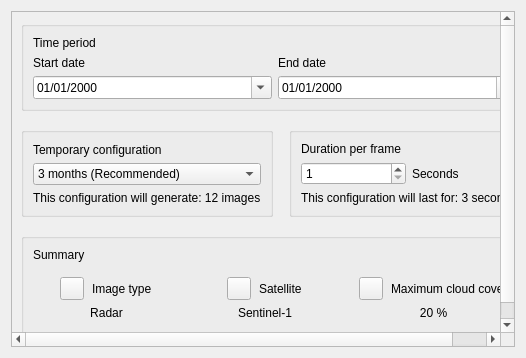
<ui version="4.0">
    <class>VideoTimeLapse</class>
    <widget class="QWidget" name="VideoTimeLapse">
        <layout class="QVBoxLayout">
            <item>
                <widget class="QScrollArea">
                    <property name="widgetResizable">
                        <bool>true</bool>
                    </property>
                    <widget class="QWidget">
                        <layout class="QVBoxLayout">
                            <property name="spacing">
                                <number>16</number>
                            </property>
                            <property name="class" stdset="0">
                                <string>scroll_content</string>
                            </property>

                            <item>
                                <widget class="QGroupBox">
                                    <property name="title">
                                        <string></string>
                                    </property>
                                    <layout class="QGridLayout">
                                        <item row="0" column="0" colspan="2">
                                            <widget class="QLabel">
                                                <property name="text">
                                                    <string>Time period</string>
                                                </property>
                                                <property name="class" stdset="0">
                                                    <string>group_title</string>
                                                </property>
                                            </widget>
                                        </item>
                                        <item row="1" column="0">
                                            <widget class="QLabel">
                                                <property name="text">
                                                    <string>Start date</string>
                                                </property>
                                            </widget>
                                        </item>
                                        <item row="1" column="1">
                                            <widget class="QLabel">
                                                <property name="text">
                                                    <string>End date</string>
                                                </property>
                                            </widget>
                                        </item>

                                        <item row="2" column="0">
                                            <widget class="QDateEdit">
                                                <property name="calendarPopup">
                                                    <bool>true</bool>
                                                </property>
                                                <property name="displayFormat">
                                                    <string>dd/MM/yyyy</string>
                                                </property>
                                                <property name="cursor">
                                                    <cursorShape>PointingHandCursor</cursorShape>
                                                </property>
                                            </widget>
                                        </item>
                                        <item row="2" column="1">
                                            <widget class="QDateEdit">
                                                <property name="calendarPopup">
                                                    <bool>true</bool>
                                                </property>
                                                <property name="displayFormat">
                                                    <string>dd/MM/yyyy</string>
                                                </property>
                                                <property name="cursor">
                                                    <cursorShape>PointingHandCursor</cursorShape>
                                                </property>
                                            </widget>
                                        </item>
                                    </layout>
                                </widget>
                            </item>

                            <!-- ================= Temporary configuration ================= -->
                            <item>
                                <layout class="QHBoxLayout">
                                    <item>
                                        <widget class="QGroupBox">
                                            <property name="title">
                                                <string></string>
                                            </property>
                                            <layout class="QVBoxLayout">
                                                <item>
                                                    <widget class="QLabel">
                                                        <property name="text">
                                                            <string>Temporary configuration</string>
                                                        </property>
                                                        <property name="class" stdset="0">
                                                            <string>group_title</string>
                                                        </property>
                                                    </widget>
                                                </item>
                                                <item>
                                                    <widget class="QComboBox">
                                                        <item>
                                                            <property name="text">
                                                                <string>3 months (Recommended)</string>
                                                            </property>
                                                        </item>
                                                        <item>
                                                            <property name="text">
                                                                <string>1 month</string>
                                                            </property>
                                                        </item>
                                                        <item>
                                                            <property name="text">
                                                                <string>6 months</string>
                                                            </property>
                                                        </item>
                                                    </widget>
                                                </item>
                                                <item>
                                                    <widget class="QLabel">
                                                        <property name="text">
                                                            <string>This configuration will generate: 12 images</string>
                                                        </property>
                                                        <property name="class" stdset="0">
                                                            <string>group_description</string>
                                                        </property>
                                                    </widget>
                                                </item>
                                            </layout>
                                        </widget>
                                    </item>

                                    <!-- ================= Duration per frame ================= -->
                                    <item>
                                        <widget class="QGroupBox">
                                            <property name="title">
                                                <string></string>
                                            </property>

                                            <layout class="QVBoxLayout">
                                                <item>
                                                    <widget class="QLabel">
                                                        <property name="text">
                                                            <string>Duration per frame</string>
                                                        </property>
                                                        <property name="class" stdset="0">
                                                            <string>group_title</string>
                                                        </property>
                                                    </widget>
                                                </item>

                                                <item>
                                                    <layout class="QHBoxLayout">
                                                        <item>
                                                            <widget class="QSpinBox">
                                                                <property name="minimum">
                                                                    <number>1</number>
                                                                </property>
                                                                <property name="maximum">
                                                                    <number>10</number>
                                                                </property>
                                                                <property name="value">
                                                                    <number>1</number>
                                                                </property>
                                                            </widget>
                                                        </item>
                                                        <item>
                                                            <widget class="QLabel">
                                                                <property name="text">
                                                                    <string>Seconds</string>
                                                                </property>
                                                            </widget>
                                                        </item>
                                                    </layout>
                                                </item>
                                                <item>
                                                    <widget class="QLabel">
                                                        <property name="text">
                                                            <string>This configuration will last for: 3 seconds</string>
                                                        </property>
                                                        <property name="class" stdset="0">
                                                            <string>group_description</string>
                                                        </property>
                                                    </widget>
                                                </item>

                                            </layout>
                                        </widget>

                                    </item>
                                </layout>
                            </item>

                            <!-- ================= Summary ================= -->
                            <item>
                                <widget class="QGroupBox">
                                    <property name="title">
                                        <string></string>
                                    </property>

                                    <layout class="QVBoxLayout">
                                        <!-- Title -->
                                        <item>
                                            <widget class="QLabel">
                                                <property name="text">
                                                    <string>Summary</string>
                                                </property>
                                                <property name="class" stdset="0">
                                                    <string>group_title</string>
                                                </property>
                                            </widget>
                                        </item>

                                        <!-- Cards -->
                                        <item>
                                            <layout class="QHBoxLayout">
                                                <property name="spacing">
                                                    <number>12</number>
                                                </property>

                                                <!-- Card 1 -->
                                                <item>
                                                    <widget class="QFrame">
                                                        <property name="class" stdset="0">
                                                            <string>summary_card</string>
                                                        </property>
                                                        <layout class="QVBoxLayout">

                                                            <item>
                                                                <layout class="QHBoxLayout">
                                                                    <property name="alignment">
                                                                        <set>Qt::AlignHCenter</set>
                                                                    </property>
                                                                    <property name="spacing">
                                                                        <number>8</number>
                                                                    </property>
                                                                    <item>
                                                                        <widget class="QToolButton" name="icon_filter">
                                                                            <property name="class" stdset="0">
                                                                                <string>icon_summary</string>
                                                                            </property>
                                                                        </widget>
                                                                    </item>
                                                                    <item>
                                                                        <widget class="QLabel">
                                                                            <property name="text">
                                                                                <string>Image type</string>
                                                                            </property>
                                                                            <property name="class" stdset="0">
                                                                                <string>group_title</string>
                                                                            </property>
                                                                        </widget>
                                                                    </item>
                                                                </layout>
                                                            </item>

                                                            <item>
                                                                <widget class="QLabel">
                                                                    <property name="text">
                                                                        <string>Radar</string>
                                                                    </property>
                                                                    <property name="class" stdset="0">
                                                                        <string>group_description</string>
                                                                    </property>
                                                                    <property name="alignment">
                                                                        <set>Qt::AlignHCenter</set>
                                                                    </property>
                                                                </widget>
                                                            </item>

                                                        </layout>
                                                    </widget>
                                                </item>

                                                <!-- Card 2 -->
                                                <item>
                                                    <widget class="QFrame">
                                                        <property name="class" stdset="0">
                                                            <string>summary_card</string>
                                                        </property>
                                                        <layout class="QVBoxLayout">

                                                            <item>
                                                                <layout class="QHBoxLayout">
                                                                    <property name="alignment">
                                                                        <set>Qt::AlignHCenter</set>
                                                                    </property>
                                                                    <property name="spacing">
                                                                        <number>8</number>
                                                                    </property>
                                                                    <item>
                                                                        <widget class="QToolButton" name="icon_satellite">
                                                                            <property name="class" stdset="0">
                                                                                <string>icon_summary</string>
                                                                            </property>
                                                                        </widget>
                                                                    </item>
                                                                    <item>
                                                                        <widget class="QLabel">
                                                                            <property name="text">
                                                                                <string>Satellite</string>
                                                                            </property>
                                                                            <property name="class" stdset="0">
                                                                                <string>group_title</string>
                                                                            </property>
                                                                        </widget>
                                                                    </item>
                                                                </layout>
                                                            </item>

                                                            <item>
                                                                <widget class="QLabel">
                                                                    <property name="text">
                                                                        <string>Sentinel-1</string>
                                                                    </property>
                                                                    <property name="class" stdset="0">
                                                                        <string>group_description</string>
                                                                    </property>
                                                                    <property name="alignment">
                                                                        <set>Qt::AlignHCenter</set>
                                                                    </property>
                                                                </widget>
                                                            </item>

                                                        </layout>
                                                    </widget>
                                                </item>

                                                <!-- Card 3 -->
                                                <item>
                                                    <widget class="QFrame">
                                                        <property name="class" stdset="0">
                                                            <string>summary_card</string>
                                                        </property>
                                                        <layout class="QVBoxLayout">

                                                            <item>
                                                                <layout class="QHBoxLayout">
                                                                    <property name="alignment">
                                                                        <set>Qt::AlignHCenter</set>
                                                                    </property>
                                                                    <property name="spacing">
                                                                        <number>8</number>
                                                                    </property>
                                                                    <item>
                                                                        <widget class="QToolButton" name="icon_cloud">
                                                                            <property name="class" stdset="0">
                                                                                <string>icon_summary</string>
                                                                            </property>
                                                                        </widget>
                                                                    </item>
                                                                    <item>
                                                                        <widget class="QLabel">
                                                                            <property name="text">
                                                                                <string>Maximum cloud cover</string>
                                                                            </property>
                                                                            <property name="class" stdset="0">
                                                                                <string>group_title</string>
                                                                            </property>
                                                                        </widget>
                                                                    </item>
                                                                </layout>
                                                            </item>

                                                            <item>
                                                                <widget class="QLabel">
                                                                    <property name="text">
                                                                        <string>20 %</string>
                                                                    </property>
                                                                    <property name="class" stdset="0">
                                                                        <string>group_description</string>
                                                                    </property>
                                                                    <property name="alignment">
                                                                        <set>Qt::AlignHCenter</set>
                                                                    </property>
                                                                </widget>
                                                            </item>

                                                        </layout>
                                                    </widget>
                                                </item>

                                            </layout>
                                        </item>

                                    </layout>
                                </widget>
                            </item>
                        </layout>
                    </widget>
                </widget>
            </item>
        </layout>
    </widget>
    <resources />
    <connections />
</ui>
